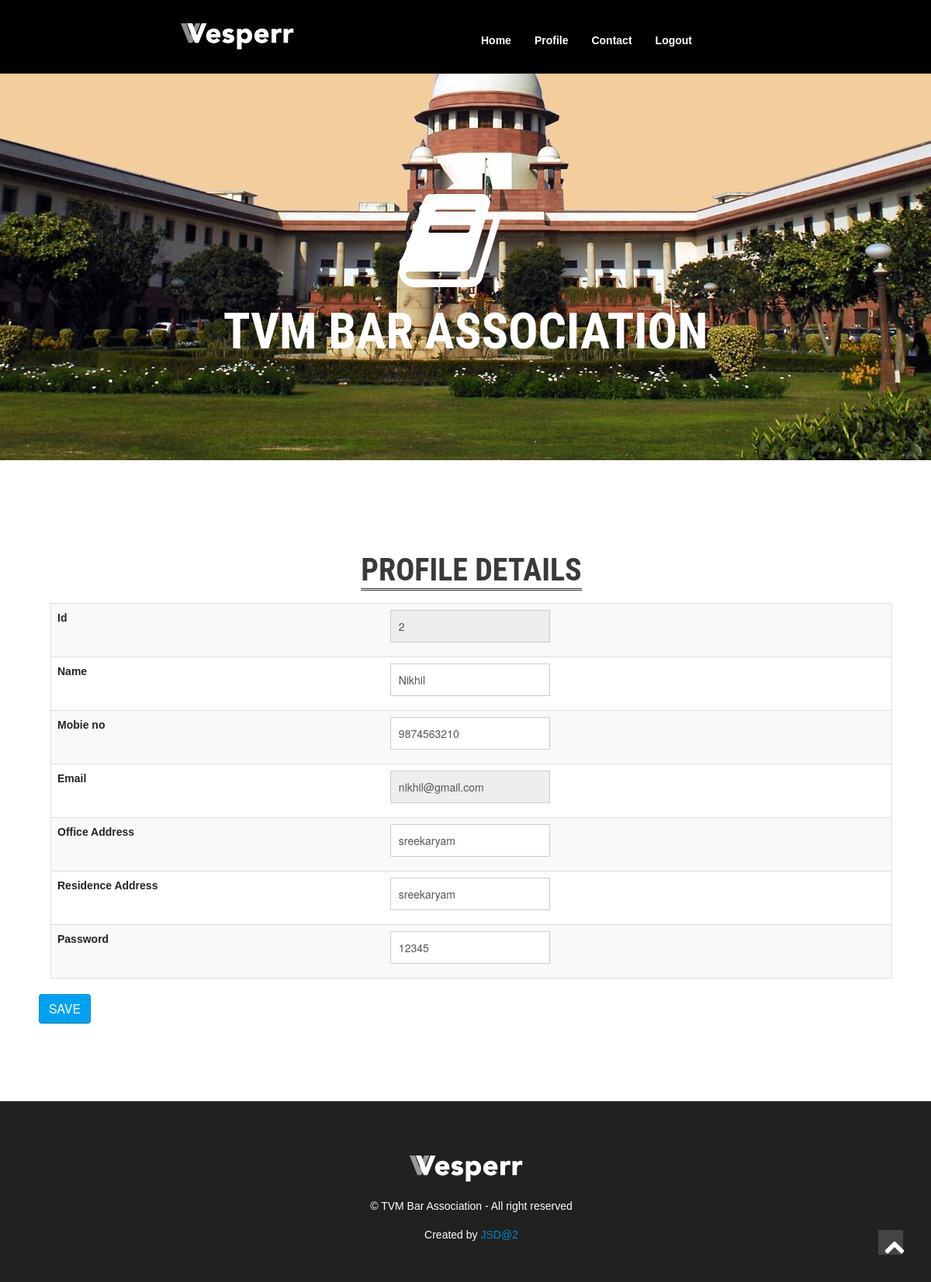
/lawdetail (signed in), run on the app's committed database.
### tba_app/models.py (models this page shows)
class registration(models.Model):
    name=models.CharField(max_length=20)
    mobileno=models.CharField(max_length=50)
    email=models.EmailField(max_length=20)
    types=models.CharField(max_length=20)
    officeadd=models.CharField(max_length=50)
    residenceadd=models.CharField(max_length=50)
    joiningdate=models.DateField()
    duration=models.CharField(max_length=10)
    approvedate=models.DateField(null=True,blank=True)
    password=models.CharField(max_length=20)
    expirydate=models.DateField(max_length=20,null=True,blank=True)
    status=models.CharField(max_length=20,null=True,blank=True)

### tba_app/views.py (the view)
# urls.py: path('lawdetail',views.viewlawprofedit,name='lawyerprofedit'),
def  viewlawprofedit(request):
     queryset=registration.objects.all().filter(email=request.session['email'])
     return render(request,'lawyerprofedit.html',{'authors':queryset})

### tba_app/templates/lawyerprofedit.html (shortened to what this page needs)
<!doctype html>
<html lang="en">
<head>
   {%load static%}
   <link href="{%static 'css/bootstrap.min.css' %}" rel="stylesheet" />
  <link href="{%static 'css/bootstrap.css' %}" rel="stylesheet" />
  <link href="{%static 'css/bootstrap-responsive.css' %}" rel="stylesheet" />
  <link href="{%static 'css/style.css' %}" rel="stylesheet" />
</head>
<body>
  <header>
    <div id="topnav" class="navbar navbar-fixed-top default">
      <div class="navbar-inner">
        <div class="container">
          <div class="logo">
            <a href="index.html"><img src="assets/img/logo.png" alt="" /></a>
          </div>
          <div class="navigation">
            <nav>
              <ul class="nav pull-right">
                <li><a href="{%url 'lawyerhome'%}">Home</a></li>
                <li class="current"><a href="{%url 'lawyerprofile'%}">Profile</a></li>
                <li><a href="#">Contact</a></li>
                <li><a href="{%url 'logout' %}">Logout</a></li>
              </ul>
            </nav>
          </div>
        </div>
      </div>
    </div>
  </header>
  <section id="intro">
    <div class="slogan">
      <div class="icon">
        <i class="icon-book icon-10x"></i>
      </div>
      <h1><span>TVM</span> BAR ASSOCIATION</h1>
      </div>
  </section>
  <section id="about" class="section">
    <div class="container">
      <div class="row">
        <div class="span12">
          <div class="heading">
            <h3><span>PROFILE DETAILS</span></h3>
          </div>
          <div class="sub-heading">
          <div class="col-md-12">
					  {% if authors%}
					  {% for i in authors%}
                      <form name="myform" action="{%url 'lawyeredit' %}" method="POST" onsubmit="return validate_form()">
						<table class="border table table-striped bg-table">
							<tr>
							<th class="font-weight-bolder">Id</th>
                            <th><input type="text" value="{{i.id}}" name="id" readonly></th>
							</tr>
							<tr>
							<td class="font-weight-bolder">Name</td>
							<td><input type="text" value="{{i.name}}" name="name" ></td>
							</tr>
							<tr>
							<td class="font-weight-bolder">Mobie no</td>
							<td><input type="text" value="{{i.mobileno}}" name="mobileno" id="mobileno"></td>
							</tr>
							<tr>
							<td class="font-weight-bolder">Email</td>
							<td><input type="text" value="{{i.email}}" name="email" readonly></td>
							</tr>
							<tr>
							<td class="font-weight-bolder">Office Address</td>
							<td><input type="text" value="{{i.officeadd}}" name="officeadd"></td>
							</tr>
							<tr>
							<td class="font-weight-bolder">Residence Address</td>
							<td><input type="text" value="{{i.residenceadd}}" name="residenceadd"></td>
							</tr>
							<tr>
							<td class="font-weight-bolder">Password</td>
							<td><input type="text" value="{{i.password}}" name="password" id="password"></td>
							</tr>
            </table>
            {% endfor %}
			{% endif %}
					</div>
                    <input type="submit" class="btn-primary form-control " value="SAVE" >
          </div>
        </div>
      </div>
   </section>
  <footer>
    <div class="verybottom">
      <div class="container">
        <div class="row">
          <div class="span12">
            <div class="aligncenter">
              <div class="logo">
                <a class="brand" href="index.html"><img src="assets/img/logo.png" alt="" /></a>
              </div>
              <p>
                &copy; TVM Bar Association - All right reserved
              </p>
              <div class="credits">
                Created by <a href="https://bootstrapmade.com/">JSD@2</a>
              </div>
            </div>
          </div>
        </div>
      </div>
    </div>
  </footer>
  <a href="#" class="scrollup"><i class="icon-chevron-up icon-square icon-48 active"></i></a>
</body>
</html>

### tba_app/static/css/style.css (style rules this page uses)
body { margin: 0; padding:0; font-family: Arial, Tahoma, Verdana, Sans-serif; font-size: 14px; line-height: 1.6em; color: #666; background-color: #ffffff; }
h1, h2, h3, h4, h5, h6 { font-family: 'Roboto Condensed', sans-serif; line-height:1.1em; color: #3a3a3a; font-weight:300; margin-bottom:10px; }
h1 { font-size: 34px; }
h3 { font-size: 26px; }
section { padding:120px 0 40px 0; }
.container { padding: 0 20px 0 20px; }
.row { margin-bottom:40px; }
.heading { text-align:center; width:100%; }
.heading h3 { text-transform:uppercase; padding:0; margin:20px 0 30px 0; font-size:40px; font-weight:700; text-align:center; text-shadow: 0 1px 0 #ffffff; border-bottom:3px double #333; width:auto; display:inline; }
.sub-heading { text-align:center; margin:20px 0 20px 0; }
header { position:relative; }
header .logo { float:left; margin:30px 0 0; }
.navigation { margin:30px 0 0; }
.navbar { padding:0 0 20px; margin:0; }
.navbar .nav { margin: 0 0 0 0; }
.navbar .nav > li > a { float: none; color: #fff; line-height:1em; text-decoration: none; text-shadow:none; z-index:100; outline:0; font-weight:bold; }
.navbar .nav > .current { color:#fff; -webkit-border-radius: 5px; -moz-border-radius: 5px; border-radius: 5px; }
.default { background:#010101; border-bottom:1px solid #222; }
section#intro { background: #000 url(../img/bg/court1.jpg) 50% 0 no-repeat; position:relative; width:100%; height:auto; margin:0; padding:240px 0 120px; }
@media (min-width: 1024px) { section#intro { background-attachment: fixed; } }
section#intro { text-align:center; }
section#intro i { margin-left:0; text-align:center; }
section#intro h1 { color:#fff; font-size:64px; font-weight:700; }
.slogan i { color:#fff; }
.scrollup { position:fixed; width:48px; height:48px; bottom:20px; right:20px; }
a.scrollup { outline:0; }
[class^="icon-"], [class*=" icon-"] { float:none; }
.icon-square, .icon-rounded, .icon-plain, .icon-circled { margin: 10px 10px 10px 0; display: inline-block !important; text-align: center !important; color: #fff; width: 18px; height: 18px; padding:3px; font-size: 12px; line-height: 18px; text-shadow:none; cursor: pointer; }
.icon-square { background-color: #444; }
[class^="icon-"], [class*=" icon-"] { margin-top: 1px; margin-right: .3em; }
.icon-48 { width: 32px; height: 32px; padding:8px; font-size: 28px; line-height: 30px; }
footer { float:left; width:100%; background:#212121; color:#fff; margin:0; padding:40px 0 0 0; }
footer .verybottom { padding:30px 0 10px 0; }
.aligncenter { margin:0 auto; text-align:center; }
.aligncenter img, img.aligncenter { margin-bottom:20px; }

### data on the page
registration: id "2", name "Nikhil", mobileno "9874563210", email "nikhil@gmail.com", officeadd "sreekaryam", residenceadd "sreekaryam", password "12345"
